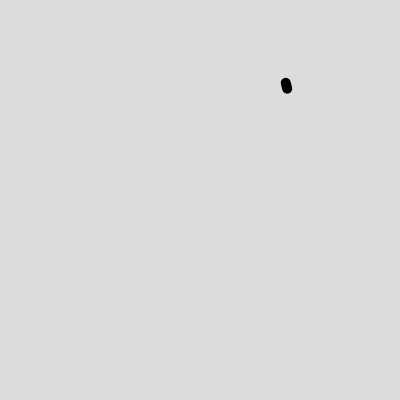
Frame 1 (no input)
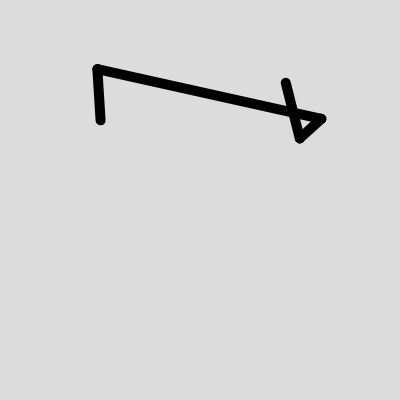
Frame 60 (no input)
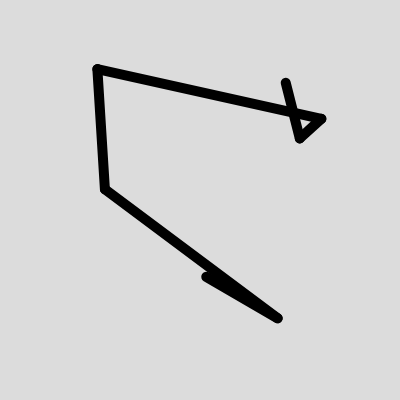
Frame 120 (the mouse pressed at the canvas centre since frame 60)

The p5.js sketch that drew these frames (run headless with seeded random() and noise() and a simulated clock; from frame 60 on, the mouse is pressed at the canvas centre):

// p5.js sketch
// ── sketch.js
let theLine = {};

function setup() {
  createCanvas(400, 400);

  points = [];
  for (let i = 0; i < 10; i++) {
    let pos = createVector(random(0, width), random(0, height));
    points.push(pos);
  }
  totalDistance = 0;
  for (let i = 0; i < points.length - 1; i++) {
    totalDistance += points[i].dist(points[i + 1]);
  }

  theLine = {
    points: points,
    length: totalDistance,
  };
}

function lerpDrawLine(lineObject, t) {
  lengthToDraw = lineObject.length * t;
  let currentLength = 0;
  let i = 0;
  while (currentLength < lengthToDraw) {
    if (i >= lineObject.points.length - 1) {
      break; // no more segments to draw
    }

    let p1 = lineObject.points[i];
    let p2 = lineObject.points[i + 1];
    let segmentLength = p1.dist(p2);
    if (currentLength + segmentLength > lengthToDraw) {
      // draw partially
      let drawLength = lengthToDraw - currentLength;
      let ratio = drawLength / segmentLength;
      let delta = p5.Vector.sub(p2, p1);
      let destination = p5.Vector.add(p1, p5.Vector.mult(delta, ratio));
      line(p1.x, p1.y, destination.x, destination.y);
      currentLength += drawLength; // update current length to the total drawn

      break;
    }
    else {
      line(p1.x, p1.y, p2.x, p2.y);
      currentLength += segmentLength;
    }
    i++;
  }
}

let totalTimeSeconds = 0;
let animationTimeSeconds = 5;
function draw() {
  totalTimeSeconds += deltaTime / 1000; // convert to seconds

  background(220);

  strokeWeight(10);
  lerpDrawLine(theLine, totalTimeSeconds / animationTimeSeconds);
  if (totalTimeSeconds >= animationTimeSeconds) {
    totalTimeSeconds = 0; // reset after 5 seconds
  }
}
